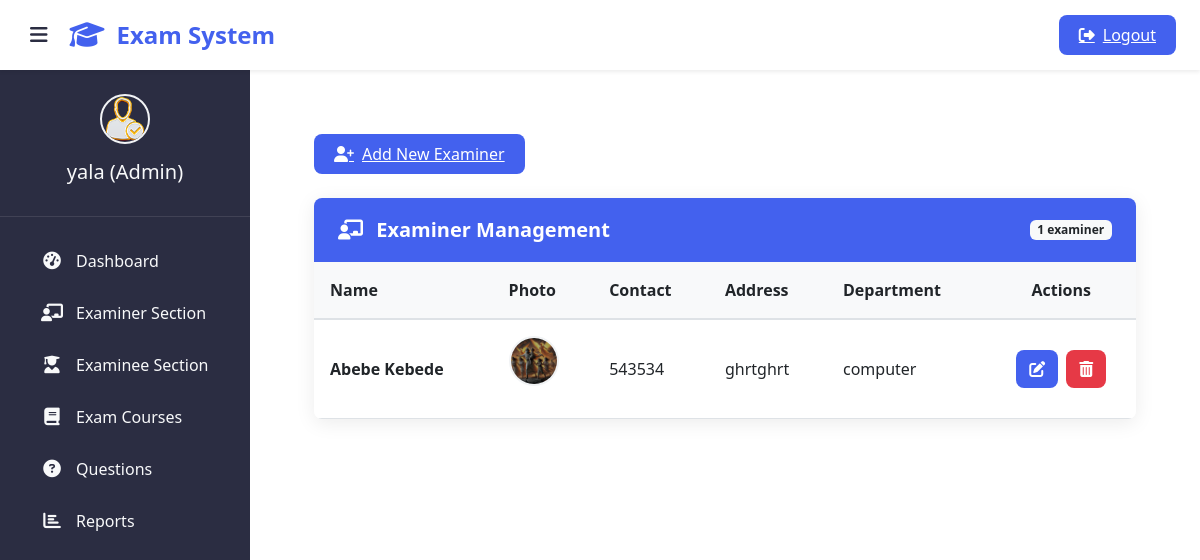
The app's page /admin-view-teacher (signed in) with its own data.
### teacher/models.py (models this page shows, shortened)
class Teacher(models.Model):
    user=models.OneToOneField(User,on_delete=models.CASCADE)
    profile_pic= models.ImageField(upload_to='profile_pic/Teacher/',null=True,blank=True)
    address = models.CharField(max_length=40)
    mobile = models.CharField(max_length=20,null=False)
    status= models.BooleanField(default=False)
    salary=models.PositiveIntegerField(null=True)
    department = models.CharField(max_length=100)
    @property
    def get_name(self):
        return self.user.first_name+" "+self.user.last_name

### exam/views.py (the view)
# urls.py: path('admin-view-teacher', views.admin_view_teacher_view,name='admin-view-teacher'),
@login_required(login_url='adminlogin')
def admin_view_teacher_view(request):
    teachers= TMODEL.Teacher.objects.all().filter(status=True)
    return render(request,'exam/admin_view_teacher.html',{'teachers':teachers})

### templates/exam/admin_view_teacher.html (shortened to what this page needs)
{% extends 'exam/adminbase.html' %}
{% block content %}
{% load static %}
<head>
  <link href="https://cdn.jsdelivr.net/npm/bootstrap@5.3.0/dist/css/bootstrap.min.css" rel="stylesheet">
  <link rel="stylesheet" href="https://cdnjs.cloudflare.com/ajax/libs/font-awesome/6.4.0/css/all.min.css">
</head>
<div class="dashboard-container">
  <a href="{% url 'teachersignup' %}" class="add-examiner-btn">
    <i class="fas fa-user-plus"></i> Add New Examiner
  </a>
  <div class="card">
    <div class="card-header d-flex justify-content-between align-items-center">
      <h5 class="card-title"><i class="fas fa-chalkboard-teacher me-2"></i> Examiner Management</h5>
      <span class="badge bg-light text-dark">{{ teachers.count }} examiner{{ teachers.count|pluralize }}</span>
    </div>
    <div class="table-responsive">
      <table class="table table-hover align-middle">
        <thead>
          <tr>
            <th>Name</th>
            <th>Photo</th>
            <th>Contact</th>
            <th>Address</th>
            <th>Department</th>
            <th class="text-center">Actions</th>
          </tr>
        </thead>
        <tbody>
          {% if teachers %}
            {% for t in teachers %}
              <tr>
                <td class="fw-semibold">{{ t.get_name }}</td>
                <td>
                  <img src="{% static t.profile_pic.url %}" alt="{{ t.get_name }}" class="profile-img">
                </td>
                <td>{{ t.mobile }}</td>
                <td>{{ t.address|truncatechars:30 }}</td>
                <td>{{ t.department|truncatechars:30 }}</td>
                <td>
                  <div class="action-btns">
                    <a href="{% url 'update-teacher' t.id %}" class="btn btn-edit" title="Edit">
                      <i class="fas fa-edit"></i>
                    </a>
                    <a href="{% url 'delete-teacher' t.id %}" class="btn btn-delete" title="Delete">
                      <i class="fas fa-trash-alt"></i>
                    </a>
                  </div>
                </td>
              </tr>
            {% endfor %}
          {% endif %}
        </tbody>
      </table>
    </div>
  </div>
</div>
{% endblock content %}

### templates/exam/adminbase.html (shortened to what this page needs)
<!DOCTYPE html>
{% load static %}
<html lang="en" dir="ltr">
<head>
  <link href="https://cdn.jsdelivr.net/npm/bootstrap@5.3.0/dist/css/bootstrap.min.css" rel="stylesheet">
  <link rel="stylesheet" href="https://cdnjs.cloudflare.com/ajax/libs/font-awesome/6.4.0/css/all.min.css">
</head>
<body>
  <header class="admin-header shadow-sm">
    <button class="sidebar-toggle" id="sidebarToggle">
      <i class="fas fa-bars"></i>
    </button>
    <div class="brand-logo">
      <i class="fas fa-graduation-cap"></i>
      <span>Exam System</span>
    </div>
    <div class="ms-auto">
      <a href="/logout" class="logout-btn">
        <i class="fas fa-sign-out-alt"></i>
        <span>Logout</span>
      </a>
    </div>
  </header>
  <aside class="admin-sidebar">
    <div class="sidebar-profile">
      <img src="{% static 'image/admin-avatar.png' %}" class="profile-img" alt="Admin Avatar">
      <h5 class="profile-name">{{user.username}} (Admin) </h5>
    </div>
    <nav class="sidebar-menu">
      <a href="/admin-dashboard" class="menu-item active">
        <i class="fas fa-tachometer-alt"></i>
        <span>Dashboard</span>
      </a>
      <a href="/admin-teacher" class="menu-item">
        <i class="fas fa-chalkboard-teacher"></i>
        <span>Examiner Section</span>
      </a>
      <a href="/admin-student" class="menu-item">
        <i class="fas fa-user-graduate"></i>
        <span>Examinee Section</span>
      </a>
      <a href="/admin-course" class="menu-item">
        <i class="fas fa-book"></i>
        <span>Exam Courses</span>
      </a>
      <a href="/admin-question" class="menu-item">
        <i class="fas fa-question-circle"></i>
        <span>Questions</span>
      </a>
      <a href="/admin-report" class="menu-item">
        <i class="fas fa-chart-bar"></i>
        <span>Reports</span>
      </a>
    </nav>
  </aside>
  <main class="admin-content">
    {% block content %}
    {% endblock content %}
    {% include "exam/footer.html" %}
  </main>
</body>
</html>

### templates/exam/adminbase.html (style rules this page uses)
:root { --primary-color: #4361ee; --primary-hover: #3a56d4; --sidebar-color: #2b2d42; --sidebar-hover: #3a3d5d; --content-bg: #f8f9fa; --text-light: #f8f9fa; --text-dark: #2b2d42; --border-radius: 8px; --transition: all 0.3s ease; }
body { font-family: 'Segoe UI', system-ui, -apple-system, sans-serif; background-color: var(--content-bg); color: var(--text-dark); overflow-x: hidden; }
.admin-header { background: white; box-shadow: 0 2px 10px rgba(0,0,0,0.1); height: 70px; position: fixed; top: 0; right: 0; left: 0; z-index: 1030; display: flex; align-items: center; padding: 0 1.5rem; }
.brand-logo { font-weight: 700; font-size: 1.5rem; color: var(--primary-color); display: flex; align-items: center; gap: 0.75rem; }
.brand-logo i { font-size: 1.75rem; }
.admin-sidebar { width: 250px; height: 100vh; position: fixed; top: 70px; left: 0; background: var(--sidebar-color); color: var(--text-light); transition: var(--transition); z-index: 1020; overflow-y: auto; }
.sidebar-profile { text-align: center; padding: 1.5rem 1rem; border-bottom: 1px solid rgba(255,255,255,0.1); }
.profile-img { width: 80px; height: 80px; border-radius: 50%; object-fit: cover; border: 3px solid rgba(255,255,255,0.2); margin-bottom: 1rem; }
.sidebar-menu { padding: 1rem 0; }
.menu-item { display: flex; align-items: center; padding: 0.75rem 1.5rem; color: var(--text-light); text-decoration: none; transition: var(--transition); margin: 0.25rem 1rem; border-radius: var(--border-radius); }
.menu-item i { width: 24px; text-align: center; margin-right: 0.75rem; font-size: 1.1rem; }
.admin-content { margin-left: 250px; margin-top: 70px; padding: 2rem; min-height: calc(100vh - 70px); transition: var(--transition); }
.logout-btn { background: var(--primary-color); color: white; border: none; padding: 0.5rem 1.25rem; border-radius: var(--border-radius); font-weight: 500; transition: var(--transition); display: flex; align-items: center; gap: 0.5rem; }
.sidebar-toggle { background: none; border: none; color: var(--text-dark); font-size: 1.25rem; cursor: pointer; margin-right: 1rem; }

### templates/exam/admin_view_teacher.html (style rules this page uses)
:root { --primary-color: #4361ee; --primary-hover: #3a56d4; --danger-color: #e63946; --light-gray: #f8f9fa; --border-radius: 8px; }
.dashboard-container { padding: 2rem; max-width: 1200px; margin: 0 auto; }
.card { border: none; border-radius: var(--border-radius); box-shadow: 0 4px 20px rgba(0, 0, 0, 0.08); overflow: hidden; }
.card-header { background-color: var(--primary-color); color: white; padding: 1.25rem 1.5rem; border-bottom: none; }
.card-title { font-weight: 600; margin: 0; font-size: 1.25rem; }
.add-examiner-btn { background-color: var(--primary-color); color: white; padding: 0.5rem 1.25rem; border-radius: var(--border-radius); font-weight: 500; transition: all 0.3s ease; display: inline-flex; align-items: center; gap: 0.5rem; margin-bottom: 1.5rem; }
.table { margin-bottom: 0; }
.table thead th { background-color: var(--light-gray); border-bottom: 2px solid #dee2e6; font-weight: 600; padding: 1rem; }
.table tbody td { padding: 1rem; vertical-align: middle; }
.profile-img { width: 50px; height: 50px; border-radius: 50%; object-fit: cover; border: 2px solid #f1f3f5; }
.action-btns { display: flex; gap: 0.5rem; justify-content: center; }
.btn-edit { background-color: var(--primary-color); color: white; border-radius: var(--border-radius); padding: 0.375rem 0.75rem; }
.btn-delete { background-color: var(--danger-color); color: white; border-radius: var(--border-radius); padding: 0.375rem 0.75rem; }

### records on screen
Teacher: get_name "Abebe Kebede", profile_pic (picture), mobile "543534", address "ghrtghrt", department "computer"

### other values on screen
{{ user.username }} "yala"
{{ teachers.count }} "1"
